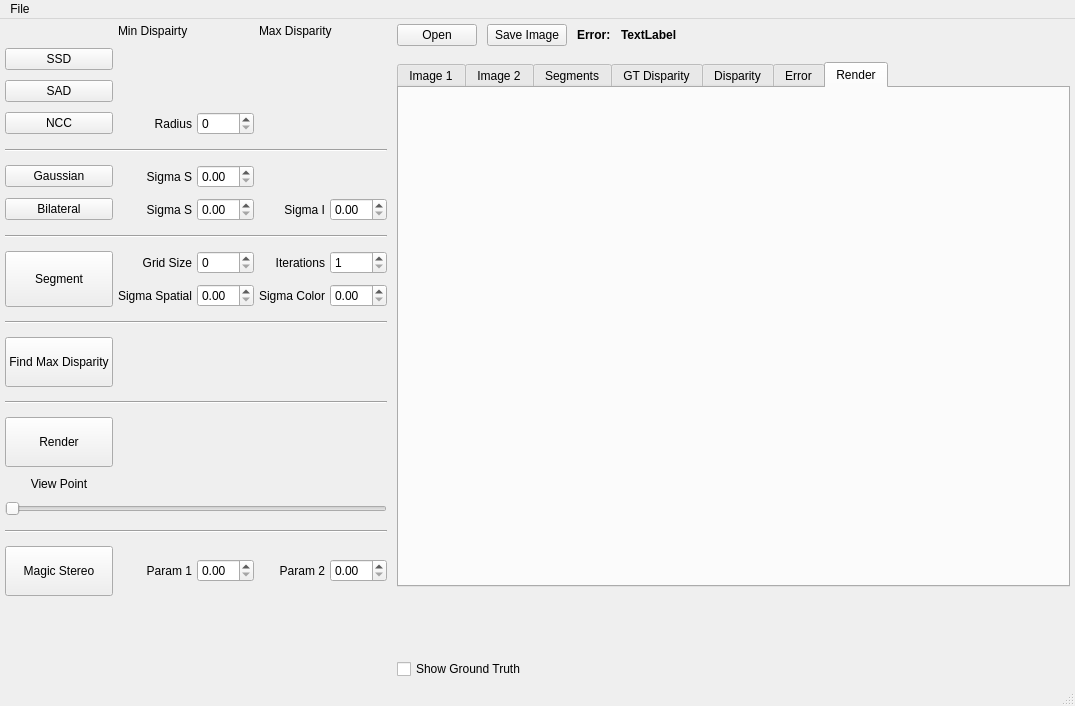
<?xml version="1.0" encoding="UTF-8"?>
<ui version="4.0">
 <class>MainWindow</class>
 <widget class="QMainWindow" name="MainWindow">
  <property name="geometry">
   <rect>
    <x>0</x>
    <y>0</y>
    <width>1075</width>
    <height>706</height>
   </rect>
  </property>
  <property name="windowTitle">
   <string>MainWindow</string>
  </property>
  <widget class="QWidget" name="centralWidget">
   <property name="sizePolicy">
    <sizepolicy hsizetype="Expanding" vsizetype="Expanding">
     <horstretch>0</horstretch>
     <verstretch>0</verstretch>
    </sizepolicy>
   </property>
   <layout class="QHBoxLayout" name="horizontalLayout_2">
    <property name="spacing">
     <number>10</number>
    </property>
    <property name="margin">
     <number>5</number>
    </property>
    <item>
     <layout class="QGridLayout" name="gridLayout">
      <property name="horizontalSpacing">
       <number>5</number>
      </property>
      <property name="verticalSpacing">
       <number>10</number>
      </property>
      <item row="1" column="0">
       <widget class="QPushButton" name="SSDButton">
        <property name="sizePolicy">
         <sizepolicy hsizetype="Preferred" vsizetype="Fixed">
          <horstretch>0</horstretch>
          <verstretch>0</verstretch>
         </sizepolicy>
        </property>
        <property name="text">
         <string>SSD</string>
        </property>
       </widget>
      </item>
      <item row="2" column="0">
       <widget class="QPushButton" name="SADButton">
        <property name="sizePolicy">
         <sizepolicy hsizetype="Preferred" vsizetype="Fixed">
          <horstretch>0</horstretch>
          <verstretch>0</verstretch>
         </sizepolicy>
        </property>
        <property name="text">
         <string>SAD</string>
        </property>
       </widget>
      </item>
      <item row="3" column="0">
       <widget class="QPushButton" name="NCCButton">
        <property name="sizePolicy">
         <sizepolicy hsizetype="Preferred" vsizetype="Fixed">
          <horstretch>0</horstretch>
          <verstretch>0</verstretch>
         </sizepolicy>
        </property>
        <property name="text">
         <string>NCC</string>
        </property>
       </widget>
      </item>
      <item row="3" column="1">
       <widget class="QLabel" name="label_3">
        <property name="text">
         <string>Radius</string>
        </property>
        <property name="alignment">
         <set>Qt::AlignRight|Qt::AlignTrailing|Qt::AlignVCenter</set>
        </property>
       </widget>
      </item>
      <item row="3" column="2">
       <widget class="QSpinBox" name="NCCRadiusBox"/>
      </item>
      <item row="5" column="0">
       <widget class="QPushButton" name="gaussianButton">
        <property name="sizePolicy">
         <sizepolicy hsizetype="Preferred" vsizetype="Fixed">
          <horstretch>0</horstretch>
          <verstretch>0</verstretch>
         </sizepolicy>
        </property>
        <property name="text">
         <string>Gaussian</string>
        </property>
       </widget>
      </item>
      <item row="4" column="0" colspan="5">
       <widget class="Line" name="line">
        <property name="minimumSize">
         <size>
          <width>0</width>
          <height>10</height>
         </size>
        </property>
        <property name="orientation">
         <enum>Qt::Horizontal</enum>
        </property>
       </widget>
      </item>
      <item row="5" column="1">
       <widget class="QLabel" name="label_2">
        <property name="text">
         <string>Sigma S</string>
        </property>
        <property name="alignment">
         <set>Qt::AlignRight|Qt::AlignTrailing|Qt::AlignVCenter</set>
        </property>
       </widget>
      </item>
      <item row="5" column="2">
       <widget class="QDoubleSpinBox" name="gaussianSigmaSpinBox"/>
      </item>
      <item row="6" column="0">
       <widget class="QPushButton" name="bilateralButton">
        <property name="sizePolicy">
         <sizepolicy hsizetype="Preferred" vsizetype="Fixed">
          <horstretch>0</horstretch>
          <verstretch>0</verstretch>
         </sizepolicy>
        </property>
        <property name="text">
         <string>Bilateral</string>
        </property>
       </widget>
      </item>
      <item row="6" column="1">
       <widget class="QLabel" name="label_7">
        <property name="text">
         <string>Sigma S</string>
        </property>
        <property name="alignment">
         <set>Qt::AlignRight|Qt::AlignTrailing|Qt::AlignVCenter</set>
        </property>
       </widget>
      </item>
      <item row="6" column="2">
       <widget class="QDoubleSpinBox" name="biSigmaSSpinBox"/>
      </item>
      <item row="6" column="3">
       <widget class="QLabel" name="label_8">
        <property name="text">
         <string>Sigma I</string>
        </property>
        <property name="alignment">
         <set>Qt::AlignRight|Qt::AlignTrailing|Qt::AlignVCenter</set>
        </property>
       </widget>
      </item>
      <item row="6" column="4">
       <widget class="QDoubleSpinBox" name="biSigmaISpinBox"/>
      </item>
      <item row="7" column="0" colspan="5">
       <widget class="Line" name="line_2">
        <property name="minimumSize">
         <size>
          <width>0</width>
          <height>10</height>
         </size>
        </property>
        <property name="orientation">
         <enum>Qt::Horizontal</enum>
        </property>
       </widget>
      </item>
      <item row="9" column="1">
       <widget class="QLabel" name="label_9">
        <property name="text">
         <string>Grid Size</string>
        </property>
        <property name="alignment">
         <set>Qt::AlignRight|Qt::AlignTrailing|Qt::AlignVCenter</set>
        </property>
       </widget>
      </item>
      <item row="9" column="2">
       <widget class="QSpinBox" name="segmentGridBox"/>
      </item>
      <item row="9" column="3">
       <widget class="QLabel" name="label_12">
        <property name="text">
         <string>Iterations</string>
        </property>
        <property name="alignment">
         <set>Qt::AlignRight|Qt::AlignTrailing|Qt::AlignVCenter</set>
        </property>
       </widget>
      </item>
      <item row="9" column="4">
       <widget class="QSpinBox" name="segmentIterBox">
        <property name="minimum">
         <number>1</number>
        </property>
       </widget>
      </item>
      <item row="10" column="1">
       <widget class="QLabel" name="label_11">
        <property name="text">
         <string>Sigma Spatial</string>
        </property>
        <property name="alignment">
         <set>Qt::AlignRight|Qt::AlignTrailing|Qt::AlignVCenter</set>
        </property>
       </widget>
      </item>
      <item row="10" column="2">
       <widget class="QDoubleSpinBox" name="segmentSpatialSpinBox"/>
      </item>
      <item row="10" column="3">
       <widget class="QLabel" name="label_10">
        <property name="text">
         <string>Sigma Color</string>
        </property>
        <property name="alignment">
         <set>Qt::AlignRight|Qt::AlignTrailing|Qt::AlignVCenter</set>
        </property>
       </widget>
      </item>
      <item row="10" column="4">
       <widget class="QDoubleSpinBox" name="segmentColorSpinBox"/>
      </item>
      <item row="12" column="0">
       <widget class="QPushButton" name="maxButton">
        <property name="sizePolicy">
         <sizepolicy hsizetype="Preferred" vsizetype="Fixed">
          <horstretch>0</horstretch>
          <verstretch>0</verstretch>
         </sizepolicy>
        </property>
        <property name="minimumSize">
         <size>
          <width>0</width>
          <height>50</height>
         </size>
        </property>
        <property name="text">
         <string>Find Max Disparity</string>
        </property>
       </widget>
      </item>
      <item row="11" column="0" colspan="5">
       <widget class="Line" name="line_4">
        <property name="minimumSize">
         <size>
          <width>0</width>
          <height>10</height>
         </size>
        </property>
        <property name="orientation">
         <enum>Qt::Horizontal</enum>
        </property>
       </widget>
      </item>
      <item row="13" column="0" colspan="5">
       <widget class="Line" name="line_5">
        <property name="minimumSize">
         <size>
          <width>0</width>
          <height>10</height>
         </size>
        </property>
        <property name="orientation">
         <enum>Qt::Horizontal</enum>
        </property>
       </widget>
      </item>
      <item row="14" column="0">
       <widget class="QPushButton" name="renderButton">
        <property name="sizePolicy">
         <sizepolicy hsizetype="Preferred" vsizetype="Fixed">
          <horstretch>0</horstretch>
          <verstretch>0</verstretch>
         </sizepolicy>
        </property>
        <property name="minimumSize">
         <size>
          <width>0</width>
          <height>50</height>
         </size>
        </property>
        <property name="text">
         <string>Render</string>
        </property>
       </widget>
      </item>
      <item row="17" column="0" colspan="5">
       <widget class="Line" name="line_3">
        <property name="minimumSize">
         <size>
          <width>0</width>
          <height>10</height>
         </size>
        </property>
        <property name="orientation">
         <enum>Qt::Horizontal</enum>
        </property>
       </widget>
      </item>
      <item row="16" column="0" colspan="5">
       <widget class="QSlider" name="renderSlider">
        <property name="sizePolicy">
         <sizepolicy hsizetype="Preferred" vsizetype="Fixed">
          <horstretch>0</horstretch>
          <verstretch>0</verstretch>
         </sizepolicy>
        </property>
        <property name="maximum">
         <number>100</number>
        </property>
        <property name="orientation">
         <enum>Qt::Horizontal</enum>
        </property>
       </widget>
      </item>
      <item row="19" column="1">
       <widget class="QLabel" name="label_5">
        <property name="text">
         <string>Param 1</string>
        </property>
        <property name="alignment">
         <set>Qt::AlignRight|Qt::AlignTrailing|Qt::AlignVCenter</set>
        </property>
       </widget>
      </item>
      <item row="19" column="2">
       <widget class="QDoubleSpinBox" name="magicParam1SpinBox"/>
      </item>
      <item row="19" column="3">
       <widget class="QLabel" name="labelm">
        <property name="text">
         <string>Param 2</string>
        </property>
        <property name="alignment">
         <set>Qt::AlignRight|Qt::AlignTrailing|Qt::AlignVCenter</set>
        </property>
       </widget>
      </item>
      <item row="19" column="4">
       <widget class="QDoubleSpinBox" name="magicParam2SpinBox"/>
      </item>
      <item row="0" column="3" colspan="2">
       <widget class="QLabel" name="maxDisparityLabel">
        <property name="sizePolicy">
         <sizepolicy hsizetype="Preferred" vsizetype="Preferred">
          <horstretch>0</horstretch>
          <verstretch>0</verstretch>
         </sizepolicy>
        </property>
        <property name="text">
         <string>Max Disparity</string>
        </property>
       </widget>
      </item>
      <item row="0" column="1" colspan="2">
       <widget class="QLabel" name="minDisparitylabel">
        <property name="sizePolicy">
         <sizepolicy hsizetype="Preferred" vsizetype="Fixed">
          <horstretch>0</horstretch>
          <verstretch>0</verstretch>
         </sizepolicy>
        </property>
        <property name="text">
         <string>Min Dispairty</string>
        </property>
       </widget>
      </item>
      <item row="20" column="0" colspan="5">
       <spacer name="verticalSpacer">
        <property name="orientation">
         <enum>Qt::Vertical</enum>
        </property>
        <property name="sizeHint" stdset="0">
         <size>
          <width>20</width>
          <height>40</height>
         </size>
        </property>
       </spacer>
      </item>
      <item row="9" column="0" rowspan="2">
       <widget class="QPushButton" name="segmentButton">
        <property name="sizePolicy">
         <sizepolicy hsizetype="Preferred" vsizetype="Preferred">
          <horstretch>0</horstretch>
          <verstretch>0</verstretch>
         </sizepolicy>
        </property>
        <property name="text">
         <string>Segment</string>
        </property>
       </widget>
      </item>
      <item row="19" column="0">
       <widget class="QPushButton" name="magicButton">
        <property name="sizePolicy">
         <sizepolicy hsizetype="Preferred" vsizetype="Fixed">
          <horstretch>0</horstretch>
          <verstretch>0</verstretch>
         </sizepolicy>
        </property>
        <property name="minimumSize">
         <size>
          <width>0</width>
          <height>50</height>
         </size>
        </property>
        <property name="text">
         <string>Magic Stereo</string>
        </property>
       </widget>
      </item>
      <item row="15" column="0">
       <widget class="QLabel" name="label_4">
        <property name="sizePolicy">
         <sizepolicy hsizetype="Preferred" vsizetype="Fixed">
          <horstretch>0</horstretch>
          <verstretch>0</verstretch>
         </sizepolicy>
        </property>
        <property name="text">
         <string>View Point</string>
        </property>
        <property name="alignment">
         <set>Qt::AlignCenter</set>
        </property>
       </widget>
      </item>
     </layout>
    </item>
    <item>
     <layout class="QVBoxLayout" name="verticalLayout">
      <item>
       <layout class="QHBoxLayout" name="horizontalLayout">
        <property name="spacing">
         <number>10</number>
        </property>
        <property name="bottomMargin">
         <number>10</number>
        </property>
        <item>
         <widget class="QPushButton" name="openButton">
          <property name="sizePolicy">
           <sizepolicy hsizetype="Preferred" vsizetype="Fixed">
            <horstretch>0</horstretch>
            <verstretch>0</verstretch>
           </sizepolicy>
          </property>
          <property name="text">
           <string>Open</string>
          </property>
         </widget>
        </item>
        <item>
         <widget class="QPushButton" name="saveButton">
          <property name="sizePolicy">
           <sizepolicy hsizetype="Preferred" vsizetype="Fixed">
            <horstretch>0</horstretch>
            <verstretch>0</verstretch>
           </sizepolicy>
          </property>
          <property name="text">
           <string>Save Image</string>
          </property>
         </widget>
        </item>
        <item>
         <widget class="QLabel" name="label">
          <property name="font">
           <font>
            <weight>75</weight>
            <bold>true</bold>
           </font>
          </property>
          <property name="text">
           <string>Error:</string>
          </property>
         </widget>
        </item>
        <item>
         <widget class="QLabel" name="pixelErrorLabel">
          <property name="font">
           <font>
            <weight>75</weight>
            <bold>true</bold>
           </font>
          </property>
          <property name="text">
           <string>TextLabel</string>
          </property>
         </widget>
        </item>
        <item>
         <spacer name="horizontalSpacer">
          <property name="orientation">
           <enum>Qt::Horizontal</enum>
          </property>
          <property name="sizeHint" stdset="0">
           <size>
            <width>40</width>
            <height>20</height>
           </size>
          </property>
         </spacer>
        </item>
       </layout>
      </item>
      <item>
       <widget class="QTabWidget" name="tabWidget">
        <property name="currentIndex">
         <number>6</number>
        </property>
        <widget class="QWidget" name="tab">
         <attribute name="title">
          <string>Image 1</string>
         </attribute>
         <widget class="QLabel" name="image1Display">
          <property name="geometry">
           <rect>
            <x>10</x>
            <y>10</y>
            <width>720</width>
            <height>512</height>
           </rect>
          </property>
          <property name="text">
           <string/>
          </property>
         </widget>
        </widget>
        <widget class="QWidget" name="tab_2">
         <attribute name="title">
          <string>Image 2</string>
         </attribute>
        </widget>
        <widget class="QWidget" name="tab_7">
         <attribute name="title">
          <string>Segments</string>
         </attribute>
        </widget>
        <widget class="QWidget" name="tab_4">
         <attribute name="title">
          <string>GT Disparity</string>
         </attribute>
        </widget>
        <widget class="QWidget" name="tab_3">
         <attribute name="title">
          <string>Disparity</string>
         </attribute>
        </widget>
        <widget class="QWidget" name="tab_5">
         <attribute name="title">
          <string>Error</string>
         </attribute>
        </widget>
        <widget class="QWidget" name="tab_6">
         <attribute name="title">
          <string>Render</string>
         </attribute>
         <zorder></zorder>
        </widget>
       </widget>
      </item>
      <item>
       <widget class="QLabel" name="matchCostDisplay">
        <property name="sizePolicy">
         <sizepolicy hsizetype="Expanding" vsizetype="Fixed">
          <horstretch>0</horstretch>
          <verstretch>0</verstretch>
         </sizepolicy>
        </property>
        <property name="minimumSize">
         <size>
          <width>0</width>
          <height>60</height>
         </size>
        </property>
        <property name="text">
         <string/>
        </property>
       </widget>
      </item>
      <item>
       <widget class="QCheckBox" name="GTCheckBox">
        <property name="text">
         <string>Show Ground Truth</string>
        </property>
       </widget>
      </item>
     </layout>
    </item>
   </layout>
  </widget>
  <widget class="QMenuBar" name="menuBar">
   <property name="geometry">
    <rect>
     <x>0</x>
     <y>0</y>
     <width>1075</width>
     <height>21</height>
    </rect>
   </property>
   <widget class="QMenu" name="menuFile">
    <property name="title">
     <string>File</string>
    </property>
    <addaction name="actionExit"/>
   </widget>
   <addaction name="menuFile"/>
  </widget>
  <widget class="QStatusBar" name="statusBar"/>
  <action name="actionExit">
   <property name="text">
    <string>Exit</string>
   </property>
  </action>
 </widget>
 <layoutdefault spacing="6" margin="11"/>
 <resources/>
 <connections/>
</ui>
